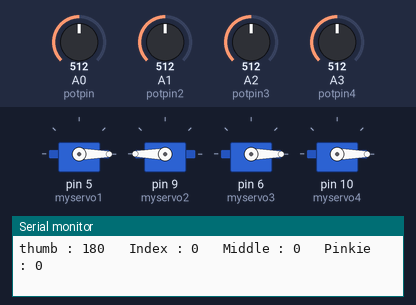
The sketch below on a simulated Arduino Uno, built with avr-gcc and run on an emulated ATmega328P. On the bench: 4 × servo, the last lines printed to the serial monitor. Inputs (shaded band) come from the test bench; at power-on: A0 (potpin) = 512, A1 (potpin2) = 512, A2 (potpin3) = 512, A3 (potpin4) = 512.

Above: at 8.2 s.
8.3 s: A0 (potpin) set to 716
At 10.2 s:
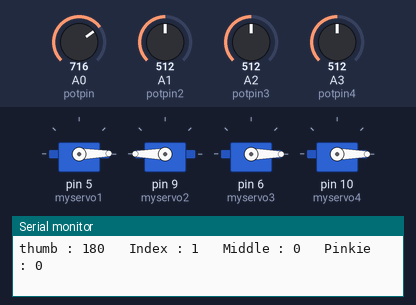
11.3 s: A1 (potpin2) set to 716
At 14.0 s:
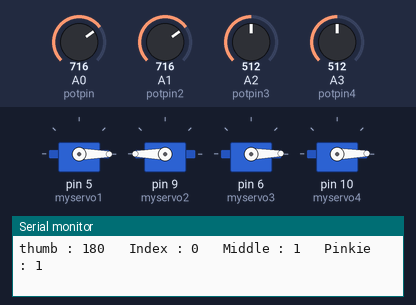
14.3 s: A2 (potpin3) set to 716
At 16.7 s:
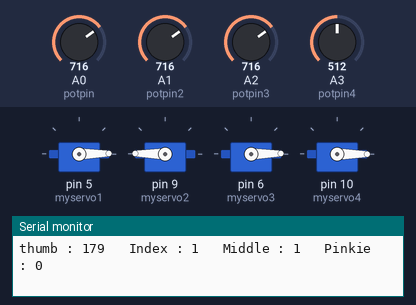
17.3 s: A0 (potpin) set to 992
20.3 s: A1 (potpin2) set to 306
Timing chart, 0 to 24.3 s (numbered marks = the images above; inputs shaded):
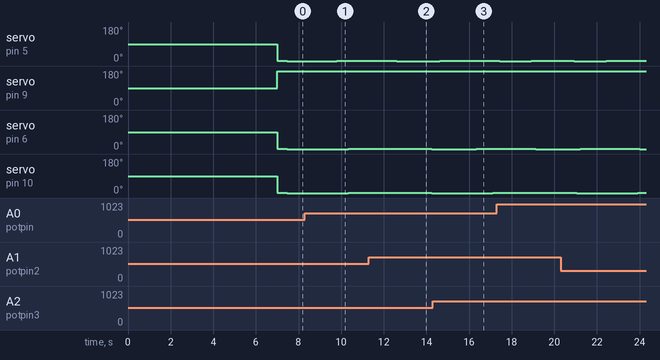

Measured:
- after the input at 8.3 s, servo on pin 5 (myservo1): 0° → 1° after 1.5 s instead of 2.0 s
- after the input at 11.3 s, servo on pin 9 (myservo2): 179° → 180° after 2.2 s
- after the input at 14.3 s, servo on pin 6 (myservo3): 0° → 1° after 2.0 s instead of 2.8 s

The sketch:

remote_hand_smooth.ino
```cpp
#include <Servo.h>

int thumb = 0;            // the sensor value
int sensorMin1 = 1023;    // maximum sensor value
int sensorMax1 = 0;       // minimum sensor value

int index = 0;            // the sensor value
int sensorMin2 = 1023;    // maximum sensor value
int sensorMax2 = 0;       // minimum sensor value

int middle = 0;           // the sensor value
int sensorMin3 = 1023;    // maximum sensor value
int sensorMax3 = 0;       // minimum sensor value

int pinkie = 0;           // the sensor value
int sensorMin4 = 1023;    // maximum sensor value
int sensorMax4 = 0;       // minimum sensor value

Servo myservo1;   // create servo object to control a servo
Servo myservo2;  // create servo object to control a servo
Servo myservo3;  // create servo object to control a servo
Servo myservo4;  // create servo object to control a servo

int potpin = 0;   // analog pin used to connect the potentiometer
int potpin2 = 1;  // analog pin used to connect the potentiometer
int potpin3 = 2;  // analog pin used to connect the potentiometer
int potpin4 = 3;  // analog pin used to connect the potentiometer

int val1;    // variable to read the value from the analog pin
int val2;    // variable to read the value from the analog pin
int val3;    // variable to read the value from the analog pin
int val4;    // variable to read the value from the analog pin

bool dot = false;


const int val1numReadings = 10;

int val1readings[val1numReadings];      // the readings from the analog input
int val1readIndex = 0;              // the index of the current reading
int val1total = 0;                  // the running total
int val1average = 0;                // the average

const int val2numReadings = 10;

int val2readings[val2numReadings];      // the readings from the analog input
int val2readIndex = 0;              // the index of the current reading
int val2total = 0;                  // the running total
int val2average = 0;                // the average

const int val3numReadings = 10;

int val3readings[val3numReadings];      // the readings from the analog input
int val3readIndex = 0;              // the index of the current reading
int val3total = 0;                  // the running total
int val3average = 0;                // the average

const int val4numReadings = 10;

int val4readings[val4numReadings];      // the readings from the analog input
int val4readIndex = 0;              // the index of the current reading
int val4total = 0;                  // the running total
int val4average = 0;                // the average


void setup() {

   Serial.begin(9600);

   while (!Serial) delay(1);

   Serial.println("Calibrating");

   pinMode(13, OUTPUT);

   while (millis() < 5000) {


   digitalWrite(13, HIGH);


    thumb = analogRead(potpin);

    // record the maximum sensor value
    if (thumb > sensorMax1) {
      sensorMax1 = thumb;
    }

    // record the minimum sensor value
    if (thumb < sensorMin1) {
      sensorMin1 = thumb;
    }

     index = analogRead(potpin2);

    // record the maximum sensor value
    if (index > sensorMax2) {
      sensorMax2 = index;
    }

    // record the minimum sensor value
    if (index < sensorMin2) {
      sensorMin2 = index;
    }

    middle = analogRead(potpin3);

    // record the maximum sensor value
    if (middle > sensorMax3) {
      sensorMax3 = middle;
    }

    // record the minimum sensor value
    if (middle < sensorMin3) {
      sensorMin3 = middle;
    }

     pinkie = analogRead(potpin4);

    // record the maximum sensor value
    if (pinkie > sensorMax4) {
      sensorMax4 = pinkie;
    }

    // record the minimum sensor value
    if (pinkie < sensorMin4) {
      sensorMin4 = pinkie;
    }


      digitalWrite(13, LOW);

  }

  Serial.println("Calibration finished");

  delay (2000);


  myservo1.attach(5);  // attaches the servo on pin 9 to the servo object
  myservo2.attach(9);  // attaches the servo on pin 9 to the servo object
  myservo3.attach(6);  // attaches the servo on pin 9 to the servo object
  myservo4.attach(10);  // attaches the servo on pin 9 to the servo object

}

void loop() {

// Value 1 ---

  for (int val1thisReading = 0; val1thisReading < val1numReadings; val1thisReading++) {
    val1readings[val1thisReading] = 0;
  }

  val1 = analogRead(potpin);            // reads the value of the potentiometer (value between 0 and 1023)

    // subtract the last reading:
  val1total = val1total - val1readings[val1readIndex];
  // read from the sensor:
  val1readings[val1readIndex] = val1;
  // add the reading to the total:
  val1total = val1total + val1readings[val1readIndex];
  // advance to the next position in the array:
  val1readIndex = val1readIndex + 1;

  // if we're at the end of the array...
  if (val1readIndex >= val1numReadings) {
    // ...wrap around to the beginning:
    val1readIndex = 0;
  }

  // calculate the average:
  val1average = val1total / val1numReadings;
  delay(1);        // delay in between reads for stability

  val1 = map(val1average, sensorMin1,sensorMax1, 0, 180);     // scale it to use it with the servo (value between 0 and 180)
  val1 = constrain(val1, 0, 180);

// Value 2 ---

  for (int val2thisReading = 0; val2thisReading < val2numReadings; val2thisReading++) {
    val2readings[val2thisReading] = 0;
  }


  val2 = analogRead(potpin2);            // reads the value of the potentiometer (value between 0 and 1023)

      // subtract the last reading:
  val2total = val2total - val2readings[val2readIndex];
  // read from the sensor:
  val2readings[val2readIndex] = val2;
  // add the reading to the total:
  val2total = val2total + val2readings[val2readIndex];
  // advance to the next position in the array:
  val2readIndex = val2readIndex + 1;

  // if we're at the end of the array...
  if (val2readIndex >= val2numReadings) {
    // ...wrap around to the beginning:
    val2readIndex = 0;
  }

  // calculate the average:
  val2average = val2total / val2numReadings;
  delay(1);        // delay in between reads for stability

  val2 = map(val2average, sensorMin2, sensorMax2, 180, 0);     // scale it to use it with the servo (value between 0 and 180)
  val2 = constrain(val2, 0, 180);


// Value 3 ---

  for (int val3thisReading = 0; val3thisReading < val3numReadings; val3thisReading++) {
    val3readings[val3thisReading] = 0;
  }


  val3 = analogRead(potpin3);            // reads the value of the potentiometer (value between 0 and 1023)

      // subtract the last reading:
  val3total = val3total - val3readings[val3readIndex];
  // read from the sensor:
  val3readings[val3readIndex] = val3;
  // add the reading to the total:
  val3total = val3total + val3readings[val3readIndex];
  // advance to the next position in the array:
  val3readIndex = val3readIndex + 1;

  // if we're at the end of the array...
  if (val3readIndex >= val3numReadings) {
    // ...wrap around to the beginning:
    val3readIndex = 0;
  }

  // calculate the average:
  val3average = val3total / val3numReadings;
  delay(1);        // delay in between reads for stability

  val3 = map(val3average, sensorMin3, sensorMax3, 0, 180);     // scale it to use it with the servo (value between 0 and 180)
  val3 = constrain(val3, 0, 180);

// Value 4 ---

  for (int val4thisReading = 0; val4thisReading < val4numReadings; val4thisReading++) {
    val4readings[val4thisReading] = 0;
  }


  val4 = analogRead(potpin4);            // reads the value of the potentiometer (value between 0 and 1023)

      // subtract the last reading:
  val4total = val4total - val4readings[val4readIndex];
  // read from the sensor:
  val4readings[val4readIndex] = val4;
  // add the reading to the total:
  val4total = val4total + val4readings[val4readIndex];
  // advance to the next position in the array:
  val4readIndex = val4readIndex + 1;

  // if we're at the end of the array...
  if (val4readIndex >= val4numReadings) {
    // ...wrap around to the beginning:
    val4readIndex = 0;
  }

  // calculate the average:
  val4average = val4total / val4numReadings;
  delay(1);        // delay in between reads for stability


  val4 = map(val4average, sensorMin4, sensorMax3, 0, 180);     // scale it to use it with the servo (value between 0 and 180)
  val4 = constrain(val4, 0, 180);


// Print out values

  Serial.print("thumb : ");
  Serial.print(val2);
  Serial.print("   ");
  Serial.print("Index : ");
  Serial.print(val1);
  Serial.print("   ");
  Serial.print("Middle : ");
  Serial.print(val3);
  Serial.print("   ");
  Serial.print("Pinkie : ");
  Serial.println(val4);

    myservo1.write(val1);
    myservo2.write(val2);
    myservo3.write(val3);
    myservo4.write(val4);

  delay(5);                           // waits for the servo to get there

}
```
